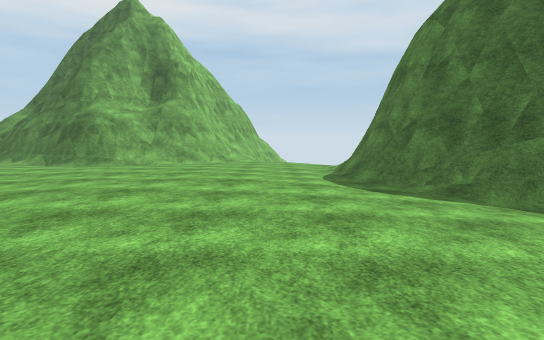
View 1 (above)

19 first-person views from a walk through a scene from a Unity 3-D project. The camera is 1.4 m above the floor, tilts 6° down and sees 80° across. The floor is counted in squares, 2.09 m on a side. Each view is taken from the middle of a square. On the plan, view 1 faces up. The plan holds only what a view shows up to about 10 squares ahead; the rest is blank. The place goes on beyond the plan. The player character is not drawn. Some surface patterns are stand-ins.

View 2
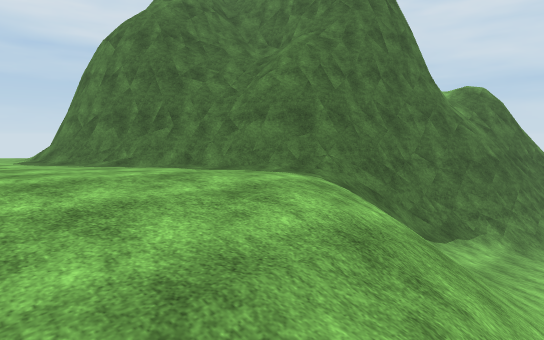

View 3
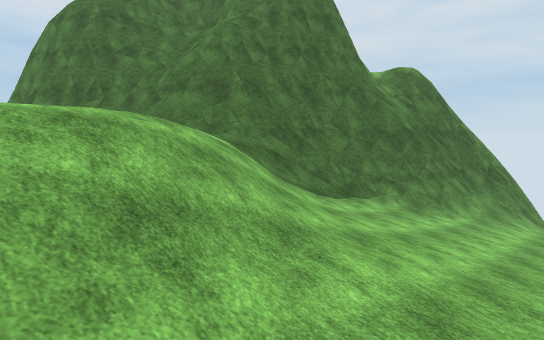

View 4
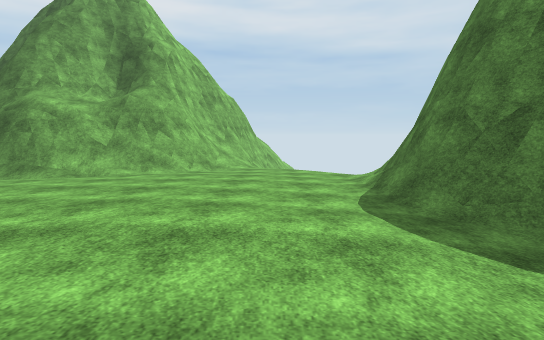

View 5
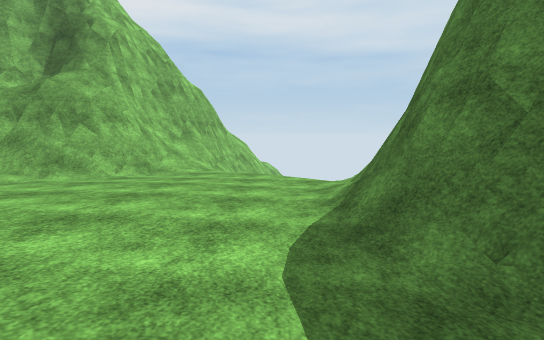

View 6
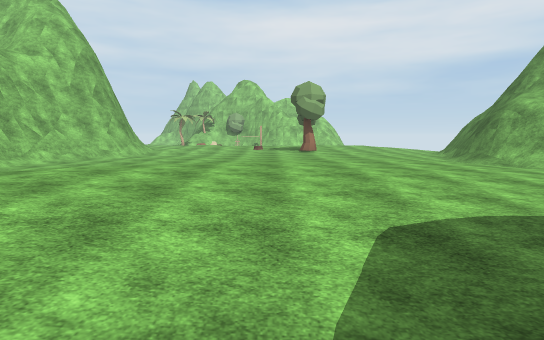

View 7
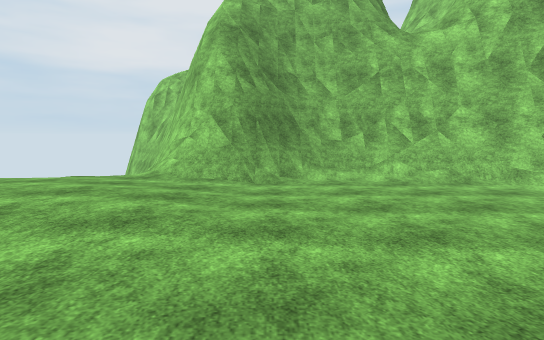

View 8
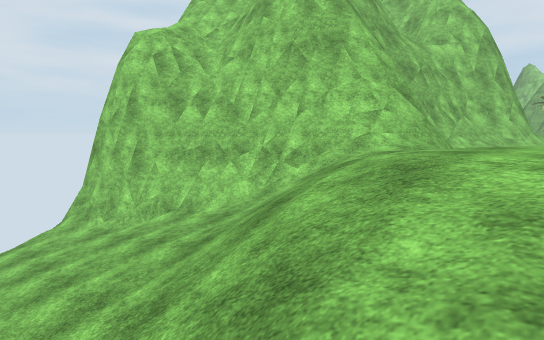

View 9
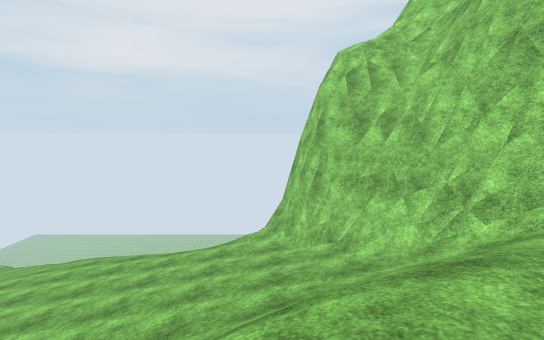

View 10
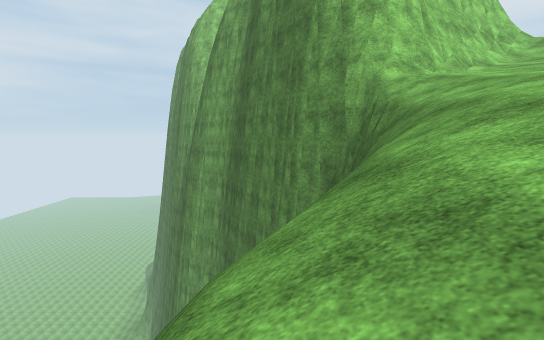

View 11
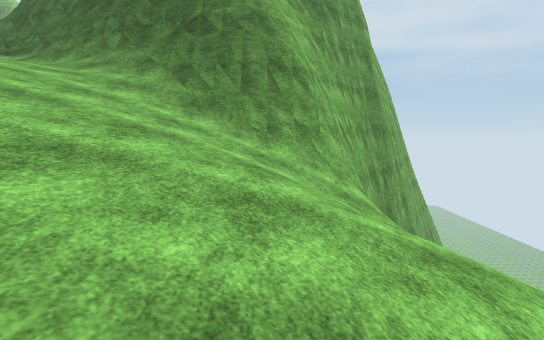

View 12
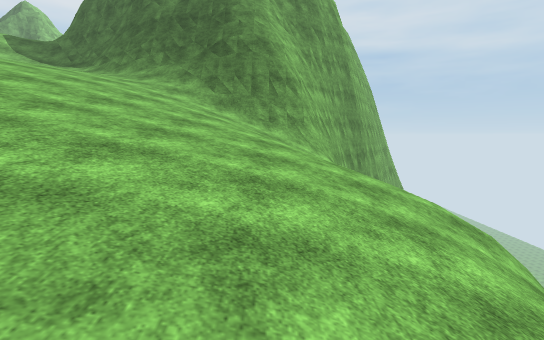

View 13
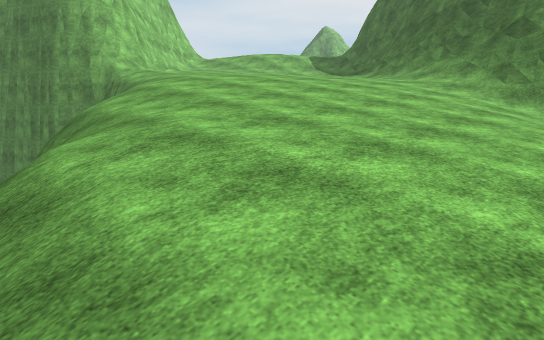

View 14
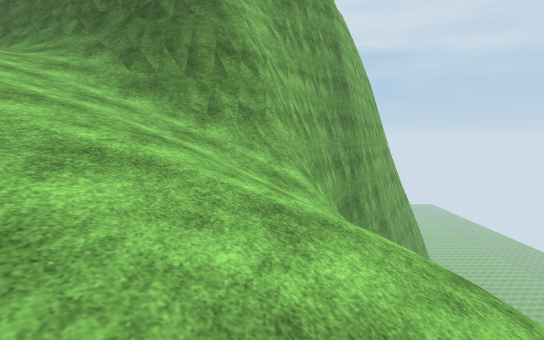

View 15
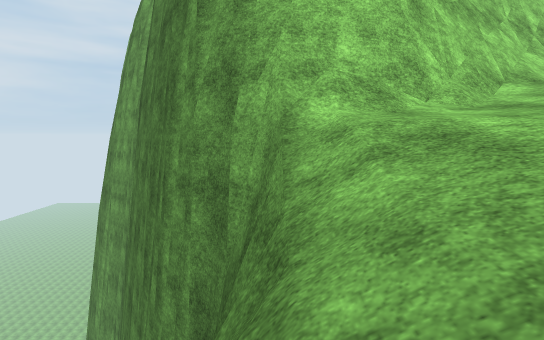

View 16
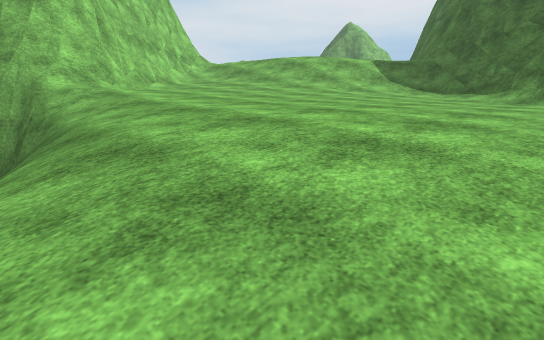

View 17
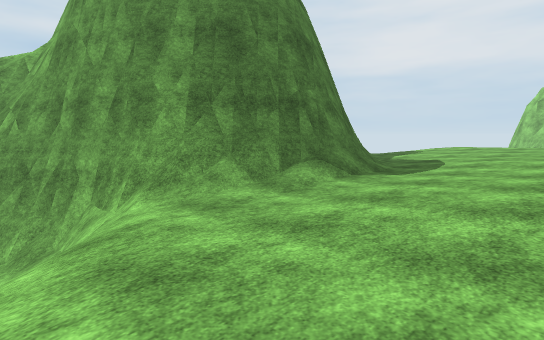

View 18
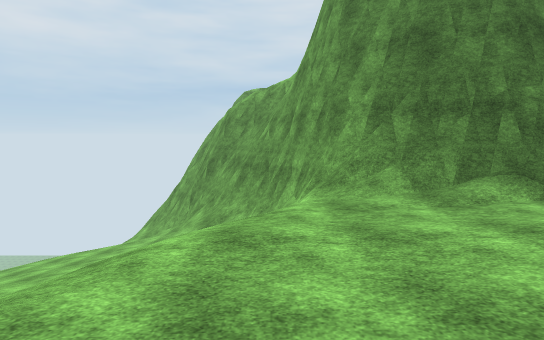

View 19
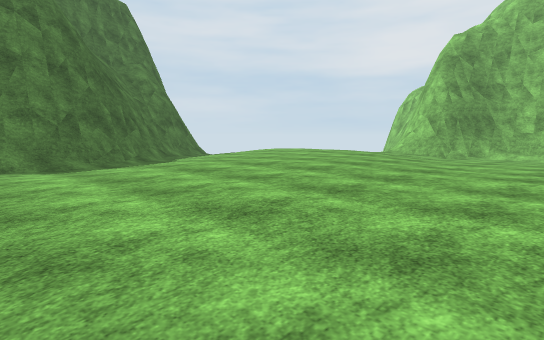

### Floor plan
Key: @ floor where view 1 was taken; # wall or solid block; x gap in a wall; . main floor; - floor 3.25 m lower than the main floor; _ floor 4.75 m lower than the main floor; < floor 6.5 m lower than the main floor; ( floor 9.5 m lower than the main floor; / step, stairs or slope; = window, fence, low wall or low ledge; v drop or lower ground.
Columns run from 6 left of view 1 to 19 right of it. Each row starts with its distance up from view 1.
 18            //
 17          /////
 16         ///////
 15   ####  //////#
 14 ####///    //##
 13 #=###/.// //##
 12 #=##/...//###
 11 v=//...../##
 10 #=/...../##
  9 ......../#
  8 ......../#
  7 ......../#
  6 .........##
  5 ..........##
  4 ...........#
  3 ...........##
  2 .........../##
  1 ............/#
  0 ......@...///###        ##
 -1 .........//////###     ##v
 -2 ....=.../////-_/#####  #v
 -3 ######//////--___//#####
 -4 #######/////-___<///####
 -5       #/-//-____////////
 -6       ##/--____<////////
 -7        ##--___</////////
 -8         #////<///////////
 -9         #xv/////////////=
-10        ##v vv///////////v
-11      ###v    v//////////
-12      #vv      vvv//////
-13   #vv             v//(
-14   vv

Positions as (right, up) in squares from view 1, and headings:
1: (0, 0), facing up
2: (0, -3), facing up-right
3: (1, -5), facing up-right
4: (0, 3), facing up
5: (1, 5), facing up
6: (4, 4), facing left
7: (-3, 4), facing down
8: (5, 0), facing down-left
9: (3, 0), facing down
10: (10, -11), facing left
11: (15, -10), facing up
12: (15, -13), facing up
13: (15, -13), facing up-left
14: (16, -10), facing up
15: (6, -9), facing left
16: (10, -10), facing up-left
17: (-1, 13), facing down-right
18: (-2, 12), facing right
19: (-6, 9), facing down-right
